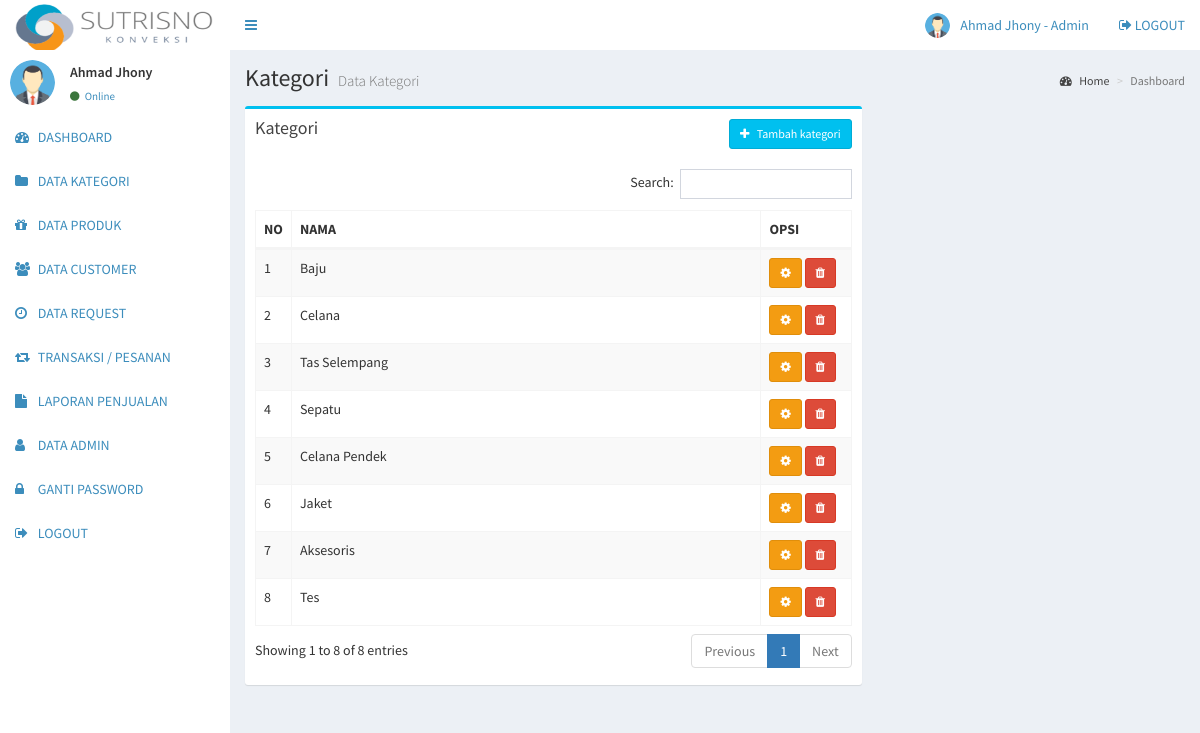
Page /admin/kategori.php (signed in) on the committed database.
### tables this page shows
CREATE TABLE `kategori` (
  `kategori_id` int NOT NULL,
  `kategori_nama` varchar(255) NOT NULL
);

### admin/kategori.php (the view)
<?php include 'header.php'; ?>
<div class="content-wrapper">
  <section class="content-header">
    <h1>
      Kategori
      <small>Data Kategori</small>
    </h1>
    <ol class="breadcrumb">
      <li><a href="#"><i class="fa fa-dashboard"></i> Home</a></li>
      <li class="active">Dashboard</li>
    </ol>
  </section>
  <section class="content">
    <div class="row">
      <section class="col-lg-8">
        <div class="box box-info">
          <div class="box-header">
            <h3 class="box-title">Kategori</h3>
            <div class="btn-group pull-right">
              <a href="kategori_tambah.php" class="btn btn-info btn-sm"><i class="fa fa-plus"></i> &nbsp Tambah kategori</a>
            </div>
          </div>
          <div class="box-body">
            <div class="table-responsive">
              <table class="table table-bordered table-striped" id="table-datatable">
                <thead>
                  <tr>
                    <th width="1%">NO</th>
                    <th>NAMA</th>
                    <th width="15%">OPSI</th>
                  </tr>
                </thead>
                <tbody>
                  <?php
                  include '../koneksi.php';
                  $no=1;
                  $data = mysqli_query($koneksi,"SELECT * FROM kategori");
                  while($d = mysqli_fetch_array($data)){
                    if($d['kategori_id'] != 1){ ?>
                    <tr>
                      <td><?php echo $no++; ?></td>
                      <td><?php echo $d['kategori_nama']; ?></td>
                      <td>
                        <a class="btn btn-warning btn-sm" href="kategori_edit.php?id=<?php echo $d['kategori_id'] ?>"><i class="fa fa-cog"></i></a>
                        <a class="btn btn-danger btn-sm" href="kategori_hapus_konfir.php?id=<?php echo $d['kategori_id'] ?>"><i class="fa fa-trash"></i></a>
                      </td>
                    </tr>
                    <?php
                    }
                  }
                  ?>
                </tbody>
              </table>
            </div>
          </div>
        </div>
      </section>
    </div>
  </section>
</div>
<?php include 'footer.php'; ?>

### admin/header.php (shortened to what this page needs)
<!DOCTYPE html>
<html>
<head>
  <link rel="stylesheet" href="../assets/bower_components/bootstrap/dist/css/bootstrap.min.css">
  <link rel="stylesheet" href="../assets/bower_components/font-awesome/css/font-awesome.min.css">
  <link rel="stylesheet" href="../assets/bower_components/Ionicons/css/ionicons.min.css">
  <link rel="stylesheet" href="../assets/dist/css/AdminLTE.min.css">
  <link rel="stylesheet" href="../assets/bower_components/datatables.net-bs/css/dataTables.bootstrap.min.css">
  <link rel="stylesheet" href="../assets/dist/css/skins/_all-skins.min.css">
  <link rel="stylesheet" href="../assets/bower_components/morris.js/morris.css">
  <link rel="stylesheet" href="../assets/bower_components/jvectormap/jquery-jvectormap.css">
  <link rel="stylesheet" href="../assets/bower_components/bootstrap-datepicker/dist/css/bootstrap-datepicker.min.css">
  <link rel="stylesheet" href="../assets/bower_components/bootstrap-daterangepicker/daterangepicker.css">
  <link rel="stylesheet" href="../assets/plugins/bootstrap-wysihtml5/bootstrap3-wysihtml5.min.css">
  <?php
  include '../koneksi.php';
  ?>
</head>
<body class="hold-transition  sidebar-mini">
  <div class="wrapper">
    <header class="main-header">
      <a href="index.php" class="logo">
        <img src="../frontend/img/logokonveksi.png" width="200" height="50" alt="">
      </a>
      <nav class="navbar navbar-static-top">
        <a href="#" class="sidebar-toggle" data-toggle="push-menu" role="button">
        </a>
        <div class="navbar-custom-menu">
          <ul class="nav navbar-nav">
            <li class="dropdown user user-menu">
              <a href="#" class="dropdown-toggle" data-toggle="dropdown">
                <?php
                $id_admin = $_SESSION['id'];
                $profil = mysqli_query($koneksi,"select * from admin where admin_id='$id_admin'");
                $profil = mysqli_fetch_assoc($profil);
                if($profil['admin_foto'] == ""){
                  ?>
                  <img src="../gambar/sistem/user.png" class="user-image">
                <?php }else{ ?>
                  <img src="../gambar/user/<?php echo $profil['admin_foto'] ?>" class="user-image">
                <?php } ?>
                <span class="hidden-xs"><?php echo $_SESSION['nama']; ?> - Admin</span>
              </a>
            </li>
            <li>
              <a href="logout.php"><i class="fa fa-sign-out"></i> LOGOUT</a>
            </li>
          </ul>
        </div>
      </nav>
    </header>
    <aside class="main-sidebar">
      <section class="sidebar">
        <div class="user-panel">
          <div class="pull-left image">
            <?php
            $id = $_SESSION['id'];
            $profil = mysqli_query($koneksi,"select * from admin where admin_id='$id'");
            $profil = mysqli_fetch_assoc($profil);
            if($profil['admin_foto'] == ""){
              ?>
              <img src="../gambar/sistem/user.png" class="img-circle">
            <?php }else{ ?>
              <img src="../gambar/user/<?php echo $profil['admin_foto'] ?>" class="img-circle" style="max-height:45px">
            <?php } ?>
          </div>
          <div class="pull-left info">
            <p><?php echo $_SESSION['nama']; ?></p>
            <a href="#"><i class="fa fa-circle text-success"></i> Online</a>
          </div>
        </div>
        <ul class="sidebar-menu" data-widget="tree">
          <li>
            <a href="index.php">
              <i class="fa fa-dashboard"></i> <span>DASHBOARD</span>
            </a>
          </li>
          <li>
            <a href="kategori.php">
              <i class="fa fa-folder"></i> <span>DATA KATEGORI</span>
            </a>
          </li>
          <li>
            <a href="produk.php">
              <i class="fa fa-gift"></i> <span>DATA PRODUK</span>
            </a>
          </li>
          <li>
            <a href="customer.php">
              <i class="fa fa-users"></i> <span>DATA CUSTOMER</span>
            </a>
          </li>
          <li>
            <a href="request.php">
              <i class="fa fa-clock-o"></i> <span>DATA REQUEST</span>
            </a>
          </li>
           <li>
            <a href="transaksi.php">
              <i class="fa fa-retweet"></i> <span>TRANSAKSI / PESANAN</span>
            </a>
          </li>
          <li>
            <a href="laporan.php">
              <i class="fa fa-file"></i> <span>LAPORAN PENJUALAN</span>
            </a>
          </li>
          <li>
            <a href="admin.php">
              <i class="fa fa-user"></i> <span>DATA ADMIN</span>
            </a>
          </li>
          <li>
            <a href="gantipassword.php">
              <i class="fa fa-lock"></i> <span>GANTI PASSWORD</span>
            </a>
          </li>
          <li>
            <a href="logout.php">
              <i class="fa fa-sign-out"></i> <span>LOGOUT</span>
            </a>
          </li>
        </ul>
      </section>
    </aside>

### rows in the picture
kategori: kategori_nama "Baju"
kategori: kategori_nama "Celana"
kategori: kategori_nama "Tas Selempang"
kategori: kategori_nama "Sepatu"
kategori: kategori_nama "Celana Pendek"
kategori: kategori_nama "Jaket"
kategori: kategori_nama "Aksesoris"
kategori: kategori_nama "Tes"

### other values in the picture
$_SESSION['nama'] "Ahmad Jhony"
